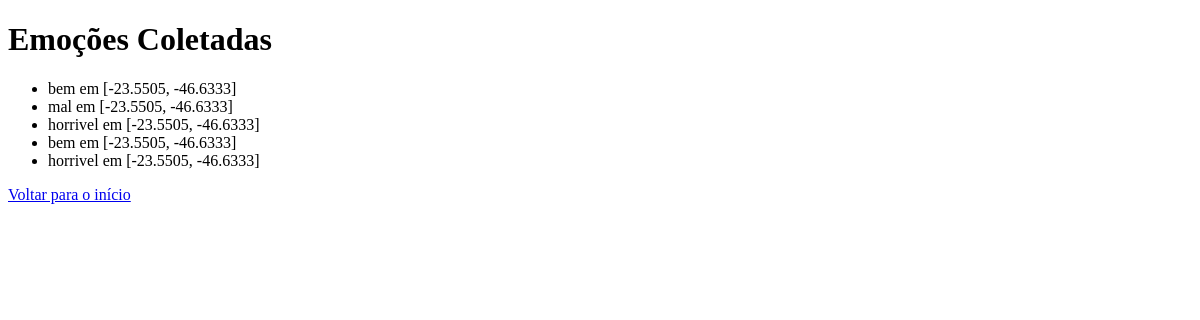
The page /emocoes on the database as committed earlier.
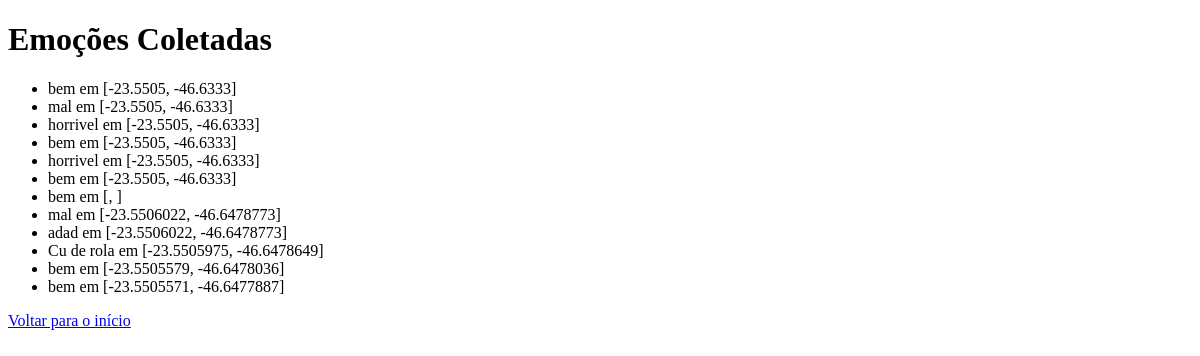
The same page on the database as committed later.
### tables this page shows
CREATE TABLE emotions (
            id INTEGER PRIMARY KEY AUTOINCREMENT,
            emotion TEXT NOT NULL,
            latitude REAL NOT NULL,
            longitude REAL NOT NULL
        );

### app.py (the view)
@app.route('/emocoes')
def emocoes():
    conn = sqlite3.connect('database.db')
    cursor = conn.cursor()
    cursor.execute("SELECT emotion, latitude, longitude FROM emotions")
    rows = cursor.fetchall()
    conn.close()
    return render_template('emocoes.html', rows=rows)

### templates/emocoes.html (shortened to what this page needs)
<!DOCTYPE html>
<html lang="en">
<head>
</head>
<body>
    <h1>Emoções Coletadas</h1>
    <ul>
        {% for row in rows %}
        <li>{{ row[0] }} em [{{ row[1] }}, {{ row[2] }}]</li>
        {% endfor %}
    </ul>
    <a href="/">Voltar para o início</a>
</body>
</html>

Rows that differ between the two databases and show on the page:
added emotions: emotion "bem", latitude "-23.5505", longitude "-46.6333"
added emotions: emotion "bem"
added emotions: emotion "mal", latitude "-23.5506022", longitude "-46.6478773"
added emotions: emotion "adad", latitude "-23.5506022", longitude "-46.6478773"
added emotions: emotion "Cu de rola", latitude "-23.5505975", longitude "-46.6478649"
added emotions: emotion "bem", latitude "-23.5505579", longitude "-46.6478036"
added emotions: emotion "bem", latitude "-23.5505571", longitude "-46.6477887"
